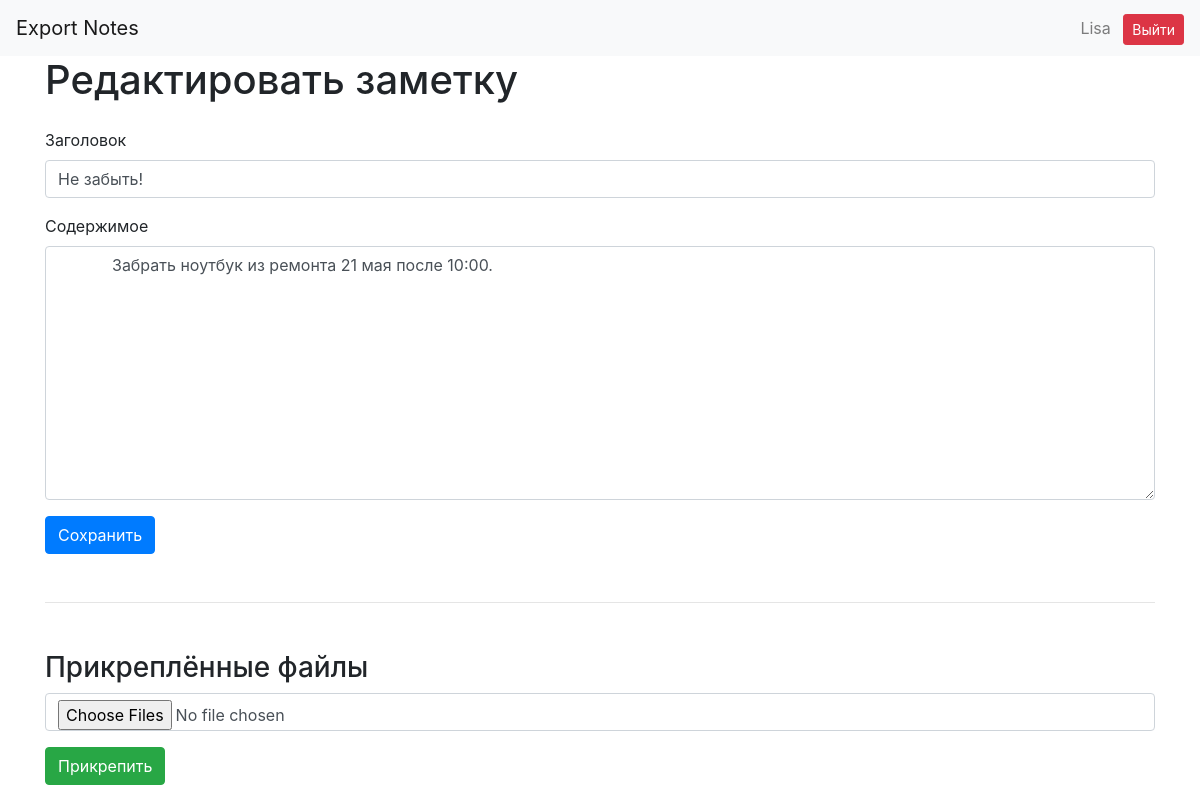
Page /note/3/edit (signed in) on the committed database.
### database/users.py (models this page shows, shortened)
class User(SqlAlchemyBase, UserMixin):
    __tablename__ = "users"
    id = sqlalchemy.Column(sqlalchemy.Integer, primary_key=True, autoincrement=True)
    username = sqlalchemy.Column(sqlalchemy.String, nullable=False, unique=True)
    password_hash = sqlalchemy.Column(sqlalchemy.String, nullable=False)
    created_at = sqlalchemy.Column(sqlalchemy.DateTime, default=datetime.datetime.now)
    notes = orm.relationship("Note", back_populates='user')

### database/notes.py (models this page shows)
class Note(SqlAlchemyBase, UserMixin):
    __tablename__ = "notes"
    id = sqlalchemy.Column(sqlalchemy.Integer, primary_key=True, autoincrement=True)
    title = sqlalchemy.Column(sqlalchemy.String)
    content = sqlalchemy.Column(sqlalchemy.Text)
    created_at = sqlalchemy.Column(sqlalchemy.DateTime, default=datetime.datetime.now)
    updated_at = sqlalchemy.Column(sqlalchemy.DateTime, default=datetime.datetime.now)
    user_id = sqlalchemy.Column(sqlalchemy.Integer, sqlalchemy.ForeignKey("users.id"))
    user = orm.relationship('User')
    attachments = orm.relationship("Attachment", back_populates='note')

### routes/notes.py (the view, shortened to what this page needs)
@notes_bp.route("/note/<int:id>/edit", methods=["GET", "POST"])
@login_required
def edit_note(id):
    db_sess = create_session()
    note = db_sess.query(Note).filter(Note.id == id, Note.user_id == current_user.id).first()
    if not note:
        flash("Заметка не найдена", "danger")
        return redirect(url_for("notes.notes_list"))
    return render_template("note_form.html", note=note)

### database/db_session.py (called while the page is built)
def create_session() -> Session:
    global __factory
    return __factory()

### templates/note_form.html (shortened to what this page needs)
{% extends "base.html" %}
{% block content %}
<h1 class="mb-4">
    {% if note %}
        Редактировать заметку
    {% else %}
        Создать заметку
    {% endif %}
</h1>
<form method="POST">
    <div class="mb-3">
        <label class="form-label">
            Заголовок
        </label>
        <input type="text" name="title" class="form-control" value="{{ note.title if note else '' }}" required>
    </div>
    <div class="mb-3">
        <label class="form-label">
            Содержимое
        </label>
        <textarea name="content" class="form-control" rows="10" placeholder="# Markdown поддерживается">
            {{ note.content if note else '' }}
        </textarea>
    </div>
    <button class="btn btn-primary">
        Сохранить
    </button>
</form>
{% if note %}
<hr class="my-5">
<h3>Прикреплённые файлы</h3>
<form method="POST" action="/note/{{ note.id }}/attach" enctype="multipart/form-data" class="mb-4">
    <input type="file" name="files" multiple accept="image/*" class="form-control mb-3">
    <button class="btn btn-success">
        Прикрепить
    </button>
</form>
{% endif %}
{% endblock %}

### templates/base.html (shortened to what this page needs)
<!doctype html>
<html lang="en">
<head>
    <link rel="stylesheet"
          href="https://stackpath.bootstrapcdn.com/bootstrap/4.4.1/css/bootstrap.min.css"
>
</head>
<body>
<header>
    <nav class="navbar navbar-light bg-light">
        <a class="navbar-brand" href="#">Export Notes</a>
        {% if current_user.is_authenticated %}
        <div class="ml-auto">
            <span class="navbar-text mr-2">{{ current_user.username }}</span>
            <a class="btn btn-sm btn-danger" href="/logout">Выйти</a>
        </div>
        {% else %}
        <p>
            <a class="btn btn-primary " href="/register">Зарегистрироваться</a>
            <a class="btn btn-success" href="/login">Войти</a>
        </p>
        {% endif %}
    </nav>
</header>
<main role="main" class="container">
    {% block content %}{% endblock %}
</main>
</body>
</html>

### rows in the picture
User: username "Lisa"
Note: title "Не забыть!", content "Забрать ноутбук из ремонта 21 мая после 10:00."
